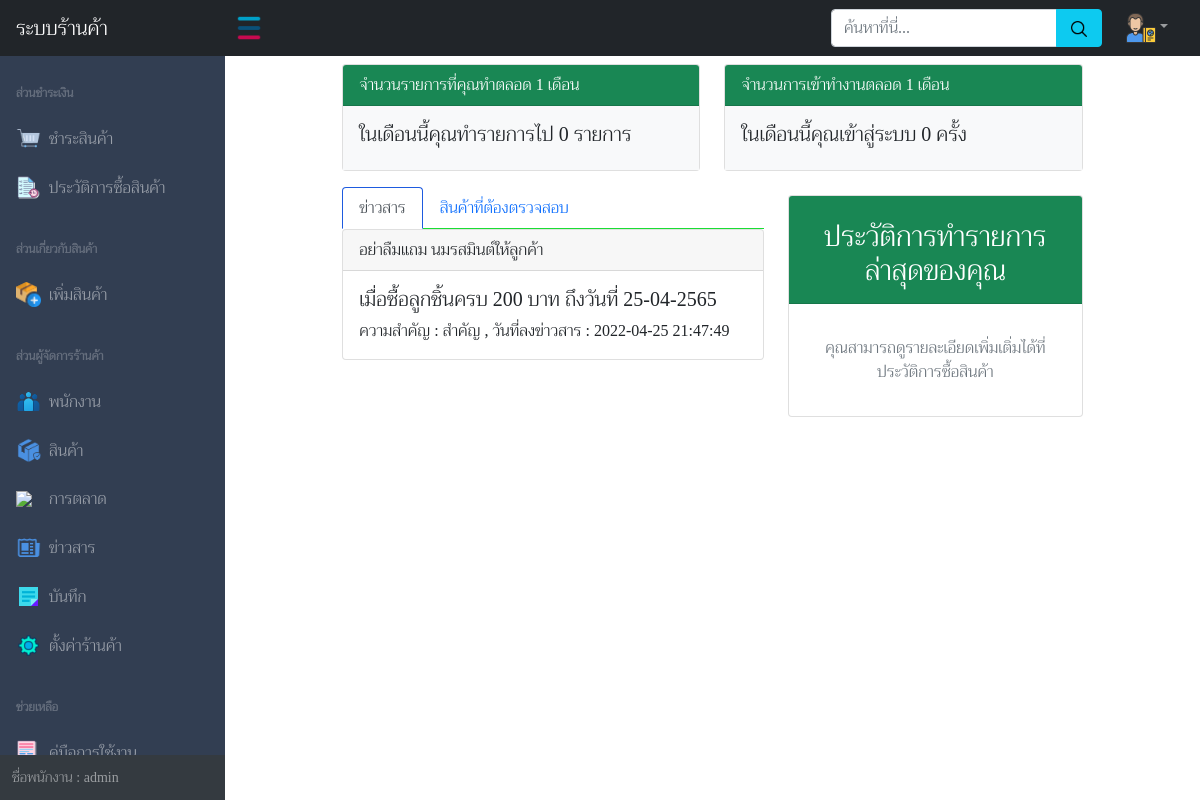
The page /pages/index.php (signed in) on the database as committed earlier.
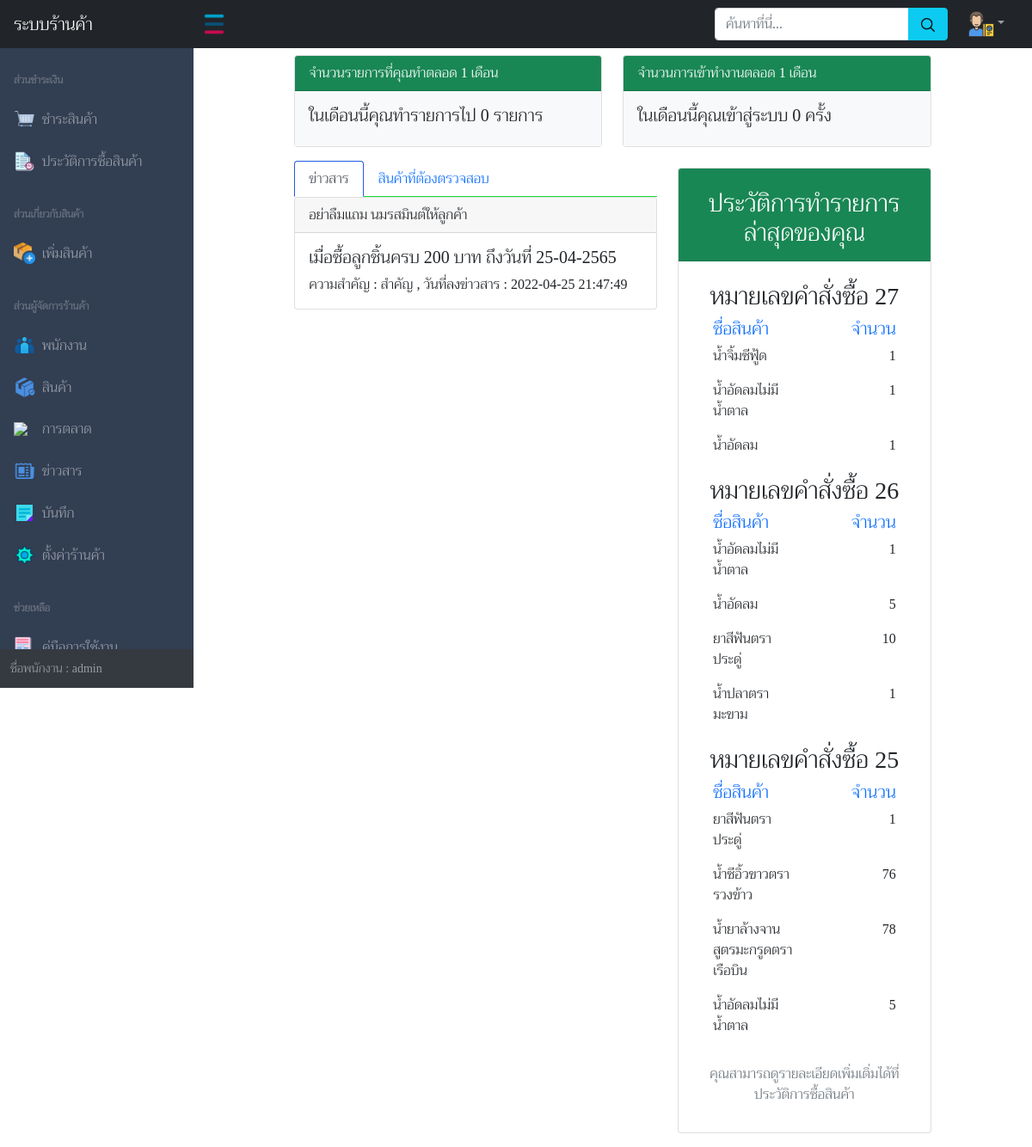
The same page on the database as committed later.
### tables this page shows
CREATE TABLE `news` (
  `id_News` int(11) NOT NULL,
  `title_News` varchar(30) NOT NULL,
  `content_News` varchar(200) NOT NULL,
  `major_News` int(11) NOT NULL DEFAULT '0',
  `datetime_News` datetime NOT NULL
);

CREATE TABLE `history` (
  `id_history` int(11) NOT NULL,
  `id_staff` varchar(500) NOT NULL,
  `id_item` varchar(500) NOT NULL,
  `name_item` varchar(220) NOT NULL,
  `values_item` varchar(200) NOT NULL,
  `price_item` varchar(220) NOT NULL,
  `income_history` int(11) NOT NULL DEFAULT '0',
  `datetime_history` datetime NOT NULL,
  `transfer_history` varchar(200) NOT NULL,
  `image_history` varchar(600) NOT NULL DEFAULT '0',
  `fullname_staff` varchar(110) DEFAULT NULL,
  `nametax_history` varchar(110) DEFAULT NULL,
  `address_history` varchar(110) DEFAULT NULL,
  `tax_setting` int(10) NOT NULL
);

### php_action/check.php (called while the page is built, shortened)
<?php
$id_staff = $_SESSION['id_staff'];
?>

### pages/index.php (the view, shortened to what this page needs)
<!DOCTYPE html>
<html lang="en">
<head>
    <?php
    require('../php_action/check.php');
    include('../php_action/bootstrap.php');
    ?>
</head>
<body class="sb-nav-fixed">
    <div id="layoutSidenav_content">
        <main>
            <div class="container-fluid">
                <div class="row">
                    <div class="col-xl-1 col-lg-1 col-md-1"></div>
                    <div class="col-xl-10 col-lg-10 col-md-10">
                        <div class="container-fluid">
                            <div class="row mt-2">
                                <div class="col-xl-6 col-lg-6 col-md-6">
                                    <div class="card mb-3">
                                        <div class="card-header  text-white bg-success">จำนวนรายการที่คุณทำตลอด 1 เดือน</div>
                                        <div class="card-body bg-light">
                                            <?php
                                            require_once('../php_action/dbconnect.php');
                                            $year = date('Y');
                                            $month = date('m');
                                            $sql = "SELECT datetime_history FROM history WHERE id_staff = '$id_staff' AND (datetime_history BETWEEN '$year-$month-01' AND '$year-$month-31')";
                                            $result = $con->query($sql);
                                            $count = $result->num_rows;
                                            ?>
                                            <h5 class="card-title">ในเดือนนี้คุณทำรายการไป <?= $count ?> รายการ</h5>
                                        </div>
                                    </div>
                                </div>
                                <div class="col-xl-6 col-lg-6 col-md-6">
                                    <div class="card mb-3">
                                        <div class="card-header text-white bg-success">จำนวนการเข้าทำงานตลอด 1 เดือน</div>
                                        <div class="card-body bg-light">
                                            <?php
                                            require_once('../php_action/dbconnect.php');
                                            $year = date('Y');
                                            $month = date('m');
                                            $sql = "SELECT datetime_note FROM note WHERE id_staff = '$id_staff'AND type_note = 'logout' AND (datetime_note BETWEEN '$year-$month-01' AND '$year-$month-31')";
                                            $result = $con->query($sql);
                                            $count = $result->num_rows;
                                            ?>
                                            <h5 class="card-title">ในเดือนนี้คุณเข้าสู่ระบบ <?= $count ?> ครั้ง</h5>
                                        </div>
                                    </div>
                                </div>
                            </div>
                            <div class="row mb-3">
                                <div class="col-xl-7 col-lg-7 col-md-7">
                                    <ul class="nav nav-tabs" id="myTab" role="tablist">
                                        <li class="nav-item" role="presentation">
                                            <button class="nav-link active" id="home-tab" data-bs-toggle="tab" data-bs-target="#home" type="button" role="tab" aria-controls="home" aria-selected="true">ข่าวสาร</button>
                                        </li>
                                        <li class="nav-item" role="presentation">
                                            <button class="nav-link" id="item-tab" data-bs-toggle="tab" data-bs-target="#item" type="button" role="tab" aria-controls="item" aria-selected="false">สินค้าที่ต้องตรวจสอบ</button>
                                        </li>
                                    </ul>
                                    <div class="tab-content" id="myTabContent">
                                        <div class="tab-pane fade show active" id="home" role="tabpanel" aria-labelledby="home-tab">
                                        <?php
                                        $sql = "SELECT title_News,content_News,major_News,datetime_News FROM news ORDER BY datetime_news DESC LIMIT 5";
                                        $result = $con->query($sql);
                                        while ($row = $result->fetch_assoc()) {
                                        ?>
                                            <div class="card mb-3">
                                               <div class="card-header">
                                                   <?= $row['title_News'] ?>
                                               </div>
                                               <div class="card-body">
                                                   <h5 class="card-title"><?= $row['content_News'] ?></h5>
                                                   <p class="card-text">ความสำคัญ : <?php if($row['major_News'] == 1){ echo"สำคัญ"; }else{ echo"ทั่วไป";}?> , วันที่ลงข่าวสาร : <?= $row['datetime_News']?></p>
                                               </div>
                                            </div>
                                            <?php } ?>
                                        </div>
                                    </div>
                                </div>
                                <div class="col-xl-5 col-lg-5 col-md-5">
                                    <div class="card mt-2">
                                        <div class="card-header bg-success text-white">
                                            <h3 class="text-center mt-3">ประวัติการทำรายการล่าสุดของคุณ</h3>
                                        </div>
                                        <div class="card-body">
                                            <?php
                                            require_once('../php_action/dbconnect.php');
                                            $sql = "SELECT name_item,values_item,id_history FROM history WHERE id_staff = '$id_staff' ORDER BY datetime_history DESC LIMIT 3";
                                            $result = $con->query($sql);
                                            while ($row = $result->fetch_assoc()) {
                                                $name_item = explode(',', $row['name_item']);
                                                $number_item = explode(',', $row['values_item']);
                                                $count = count($name_item);
                                            ?>
                                                <h3 class="text-center mt-2" onclick="window.location.href = 'buyhistory.php?#<?= $row['id_history'] ?>r'">หมายเลขคำสั่งซื้อ <?= $row['id_history'] ?></h3>
                                                <div class="container-fluid">
                                                    <div class="row" onclick="window.location.href = 'buyhistory.php?#<?= $row['id_history'] ?>r'">
                                                        <div class="col-xl-6 col-lg-6 col-md-6">
                                                            <h5 class="text-primary">ชื่อสินค้า</h5>
                                                        </div>
                                                        <div class="col-xl-6 col-lg-6 col-md-6">
                                                            <h5 class="text-end text-primary">จำนวน</h5>
                                                        </div>
                                                    </div>
                                                    <?php for ($i = 0; $i < $count; $i++) : ?>
                                                        <div class="row">
                                                            <div class="col-xl-6 col-lg-6 col-md-6">
                                                                <p><?= $name_item[$i] ?></p>
                                                            </div>
                                                            <div class="col-xl-6 col-lg-6 col-md-6">
                                                                <p class="text-end"><?= $number_item[$i] ?></p>
                                                            </div>
                                                        </div>
                                                    <?php endfor ?>
                                                </div>
                                            <?php } ?>
                                            <p class="text-center text-secondary mt-3">คุณสามารถดูรายละเอียดเพิ่มเติ่มได้ที่ ประวัติการซื้อสินค้า</p>
                                        </div>
                                    </div>
                                </div>
                            </div>
                        </div>
                    </div>
                    <div class="col-xl-1 col-lg-1 col-md-1"></div>
                </div>
            </div>
        </main>
    </div>
    </div>
</body>
</html>

### php_action/bootstrap.php (shortened to what this page needs)
<link rel="stylesheet" href="../css/bootstrap.min.css">
<link rel="stylesheet" href="../css/font.css">
<link href="../css/styles.css" rel="stylesheet">
<link rel="stylesheet" href="../node_modules/sweetalert2/dist/sweetalert2.min.css">

Rows that differ between the two databases and show on the page:
added history: id_history "27", name_item "น้ำจิ้มซีฟู้ด", values_item.major_News "1", name_item "น้ำอัดลมไม่มีน้ำตาล", name_item "น้ำอัดลม"
added history: id_history "26", name_item "น้ำอัดลมไม่มีน้ำตาล", values_item "1", name_item "น้ำอัดลม", values_item "5", name_item "ยาสีฟันตราประดู่", values_item "10", name_item "น้ำปลาตรามะขาม"
added history: id_history "25", name_item "ยาสีฟันตราประดู่", values_item "1", name_item "น้ำซีอิ้วขาวตรารวงข้าว", values_item "76", name_item "น้ำยาล้างจานสูตรมะกรูดตราเรือบิน", values_item "78", name_item "น้ำอัดลมไม่มีน้ำตาล", values_item "5"
